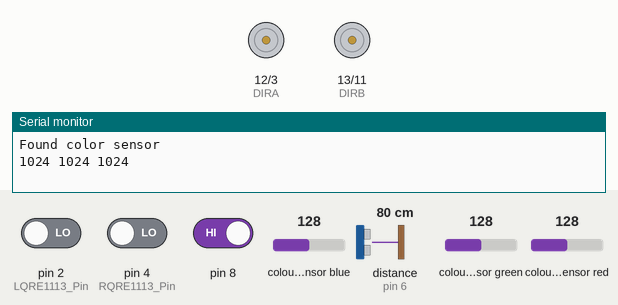
Bench run of a sketch on a simulated Arduino Uno, built with avr-gcc and run on an emulated ATmega328P. Parts: direction and speed pins drawn as motors (green arrow = direction pin HIGH = forward, orange = LOW = backward, longer = more drive), the last lines printed to the serial monitor. Inputs (shaded band) come from the test bench; at power-on: pin 2 (LQRE1113_Pin) LOW, pin 4 (RQRE1113_Pin) LOW, pin 8 HIGH, colour sensor blue 128, distance to the obstacle (sensor on pin 6) 80 cm, colour sensor green 128, colour sensor red 128. The echo pulse lasts 58.3 µs per cm.

Above: at 0.1 s.
At 1.2 s:
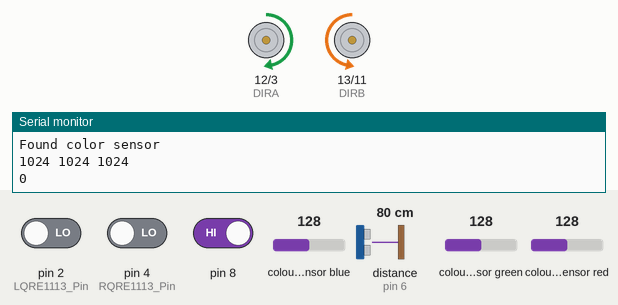
Timing chart, 0 to 0.4 s (numbered marks = the images above; inputs shaded):
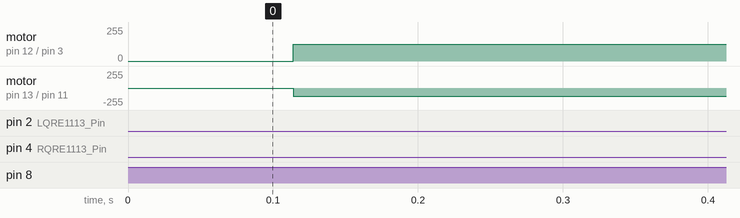

The sketch:

lineTrackinrRobot.ino
```cpp
#include <Wire.h>
#include <Adafruit_TCS34725.h>
#include <NewPing.h>

int LQRE1113_Pin = 2; //connected to digital 2
int RQRE1113_Pin = 4; //connected to digital 0

#define commonAnode true
Adafruit_TCS34725 tcs = Adafruit_TCS34725(TCS34725_INTEGRATIONTIME_2_4MS, TCS34725_GAIN_1X);
long coltime=millis();
bool colorSensorAccessible=true;

//motorShield====================================
// Clockwise and counter-clockwise definitions.
// Depending on how you wired your motors, you may need to swap.
#define CW  0
#define CCW 1
// Motor definitions to make life easier:
#define MOTOR_A 0
#define MOTOR_B 1
// Pin Assignments
// Don't change these! These pins are statically defined by shield layout
const byte PWMA = 3;  // PWM control (speed) for motor A
const byte PWMB = 11; // PWM control (speed) for motor B
const byte DIRA = 12; // Direction control for motor A
const byte DIRB = 13; // Direction control for motor B
int motor_speed;
//========================================

//===ultrasonic======================
#define TRIGGER_PIN  7  // Arduino pin tied to trigger pin on the ultrasonic sensor.
#define ECHO_PIN     6  // Arduino pin tied to echo pin on the ultrasonic sensor.
#define MAX_DISTANCE 30 // Maximum distance we want to ping for (in centimeters). Maximum sensor distance is rated at 400-500cm.
NewPing sonar(TRIGGER_PIN, ECHO_PIN, MAX_DISTANCE); // NewPing setup of pins and maximum distance.
//===================================

int a,b;


void setup() {
  Serial.begin(9600);
  setupArdumoto(); // Set all pins as outputs
  if (tcs.begin())
  {
    Serial.println("Found color sensor");
  }
  else
  {
    Serial.println("No TCS34725 found ... check your connections");
    colorSensorAccessible=false;
  }
  pinMode(8, INPUT);
}

void loop()
{
  //===================color sensor==============//
  uint16_t clear, red, green, blue;
  if(colorSensorAccessible)
  {
    tcs.setInterrupt(false);      // turn on LED
    delay(10);  // takes 50ms to read
    tcs.getRawData(&red, &green, &blue, &clear);
    tcs.setInterrupt(true);  // turn off LED
    Serial.print(red);
    Serial.print(" ");
    Serial.print(green);
    Serial.print(" ");
    Serial.print(blue);
    Serial.println(" ");
    //if(red>1000 && blue<1000 && green<1000 && millis()-coltime>3000)
   if(red>100 && millis()-coltime>3000)
    {
      coltime=millis();
      stopArdumoto(MOTOR_B);
      stopArdumoto(MOTOR_A);
      delay(2000);
    }
  }
  //===================color sensor============//
  //===============ultra sonic sensor=========//
  delay(50);// Wait 50ms between pings (about 20 pings/sec). 29ms should be the shortest delay between pings.
  //Serial.print("Ping: ");
  int distance_from_obstacle=sonar.ping_cm();
  Serial.print(distance_from_obstacle); // Send ping, get distance in cm and print result (0 = outside set distance range)
  //Serial.println("cm");
  //Serial.println();
  while(distance_from_obstacle>0 && distance_from_obstacle<10)
  {
    stopArdumoto(MOTOR_B);
    stopArdumoto(MOTOR_A);
    delay(40);
    distance_from_obstacle=sonar.ping_cm();

  }

  //===============ultra sonic sensor========//
  //drive
  int LQRE_Value = readQD(LQRE1113_Pin);
  //Serial.print(LQRE_Value);
  //Serial.print("  ");
  int RQRE_Value = readQD(RQRE1113_Pin);
  //Serial.println(RQRE_Value);
  //Serial.println();
  motor_speed=200;
  if(digitalRead(8)==LOW) motor_speed = 127;
  while(true)
  {
    if(readQD(LQRE1113_Pin)<3000 && readQD(RQRE1113_Pin)<3000)
    {
      if(a==1) //drive right motor ccw.
      {
        driveArdumoto(MOTOR_B, CCW, 125 );
        driveArdumoto(MOTOR_A, CW, 125 );
      }
      else //drive left motor ccw
      {
        driveArdumoto(MOTOR_B, CW, 125 );
        driveArdumoto(MOTOR_A, CCW, 125 );
      }

    }
    else
    {
      stopArdumoto(MOTOR_B);
      stopArdumoto(MOTOR_A);
      break;
    }
  }
  a=0;
  if(LQRE_Value>=3000)
  {
     driveArdumoto(MOTOR_B, CCW, motor_speed );
     a=1;
  }
  else
  {
    stopArdumoto(MOTOR_B);
    if(b==0)
    a=1;
  }
  b=0;
  if(RQRE_Value>=3000)
  {
    driveArdumoto(MOTOR_A, CCW, motor_speed);
    b=1;
  }
  else
  {
    stopArdumoto(MOTOR_A);
    if(a==0)
    b=1;
  }
}


int readQD(int sen){
  //Returns value from the QRE1113
  //Lower numbers mean more refleacive
  //More than 3000 means nothing was reflected.
  pinMode( sen, OUTPUT );
  digitalWrite( sen, HIGH );
  delayMicroseconds(10);
  pinMode( sen, INPUT );
  long time = micros();

  //time how long the input is HIGH, but quit after 3ms as nothing happens after that
  while (digitalRead(sen) == HIGH && micros() - time < 3000);
  int diff = micros() - time;
  return diff;
}

// driveArdumoto drives 'motor' in 'dir' direction at 'spd' speed
void driveArdumoto(byte motor, byte dir, byte spd)
{
  if (motor == MOTOR_A)
  {
    digitalWrite(DIRA, dir);
    analogWrite(PWMA, spd);
  }
  else if (motor == MOTOR_B)
  {
    digitalWrite(DIRB, dir);
    analogWrite(PWMB, spd);
  }
}

// stopArdumoto makes a motor stop
void stopArdumoto(byte motor)
{
  driveArdumoto(motor, 0, 0);
}

// setupArdumoto initialize all pins
void setupArdumoto()
{
  // All pins should be setup as outputs:
  pinMode(PWMA, OUTPUT);
  pinMode(PWMB, OUTPUT);
  pinMode(DIRA, OUTPUT);
  pinMode(DIRB, OUTPUT);

  // Initialize all pins as low:
  digitalWrite(PWMA, LOW);
  digitalWrite(PWMB, LOW);
  digitalWrite(DIRA, LOW);
  digitalWrite(DIRB, LOW);
}
```
